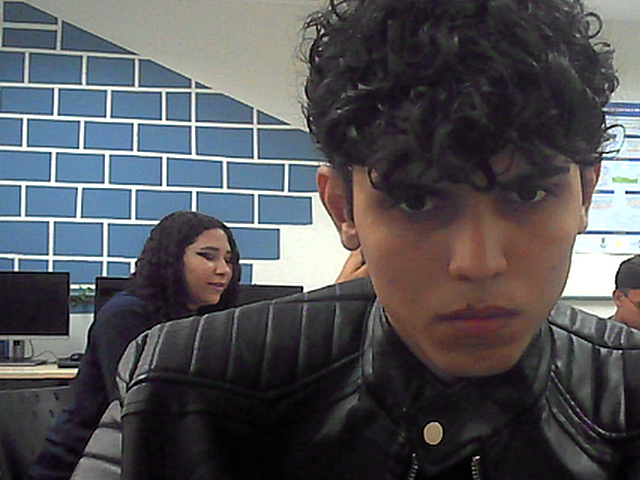
#> input picture capturas/captura_2026-09-18_12-53-43.png, 640 x 480 px
$ python -i modos_leitura.py   (imports and definitions only)
#> lines starting #> are read from the running program, lines starting #| are printed output that depends on the picture; after the words box and inside, x2 and y2 are one past the last pixel; in counts of white or black regions, pixels touching at a corner belong together
#> further down, picture is the input picture: shape (480, 640, 3); mean B, G, R 86.8, 82.7, 82.7
import cv2
import numpy as np


MODOS = [
    "cor_melhorada",
    "cinza",
    "alto_contraste",
    "texto_pb",
    "texto_invertido",
    "amarelo_preto",
]

NOMES = {
    "cor_melhorada": "Cor melhorada",
    "cinza": "Escala de cinza",
    "alto_contraste": "Alto contraste",
    "texto_pb": "Preto no branco",
    "texto_invertido": "Branco no preto",
    "amarelo_preto": "Amarelo no preto",
}


def _gray(frame):
    return cv2.cvtColor(frame, cv2.COLOR_BGR2GRAY)
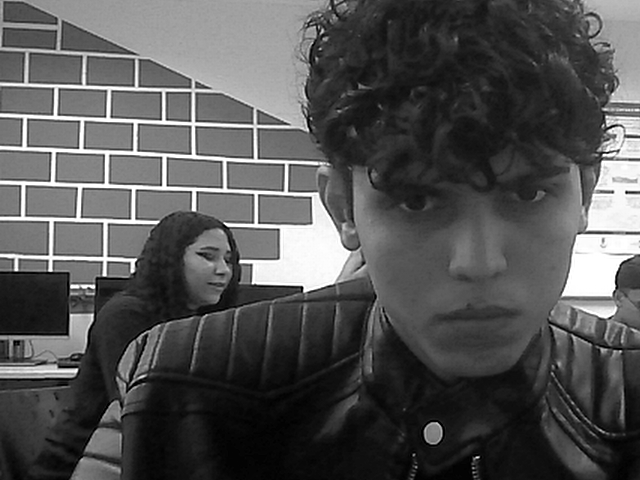
#> returned value: shape (480, 640); min 0, max 255, mean 83.2


def _texto_binario(frame):
    gray = _gray(frame)

    clahe = cv2.createCLAHE(
        clipLimit=2.2,
        tileGridSize=(8, 8),
    )
    gray = clahe.apply(gray)
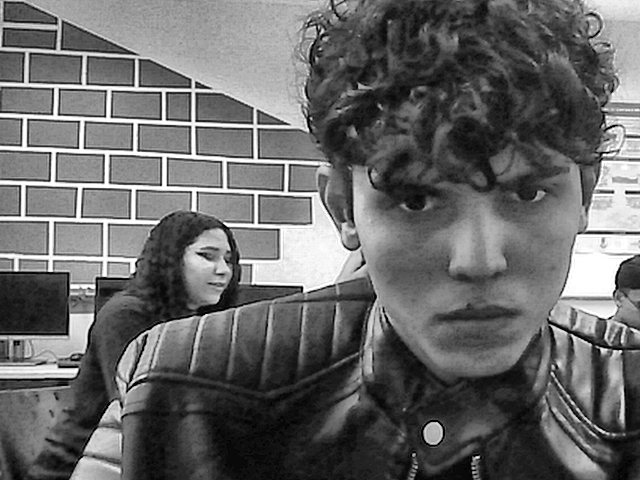
#> gray: shape (480, 640); min 0, max 255, mean 103.8

    gray = cv2.GaussianBlur(gray, (3, 3), 0)

    return cv2.adaptiveThreshold(
        gray,
        255,
        cv2.ADAPTIVE_THRESH_GAUSSIAN_C,
        cv2.THRESH_BINARY,
        35,
        8,
    )
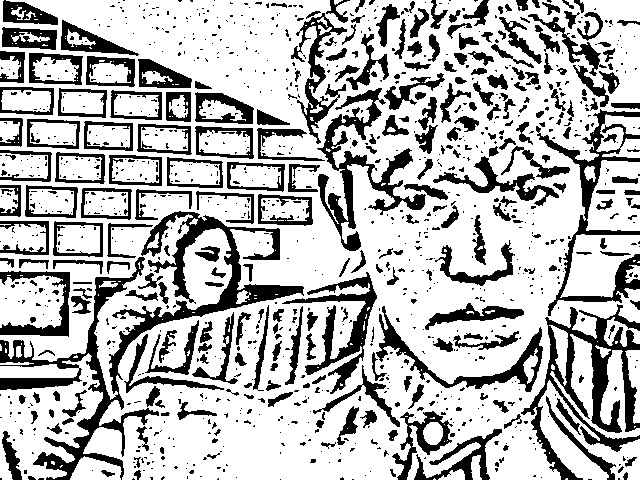
#> returned value: shape (480, 640); 71.8% white; 1157 black regions (873 under 20 px), largest, box (x1, y1, x2, y2) and area: (0, 211, 304, 480) 11051, (521, 304, 640, 480) 5829, (317, 88, 426, 251) 4159


def aplicar_modo(frame, modo):
    if frame is None:
        return None

    if modo == "cinza":
        gray = _gray(frame)
        return cv2.cvtColor(gray, cv2.COLOR_GRAY2BGR)

    if modo == "alto_contraste":
        gray = _gray(frame)
        clahe = cv2.createCLAHE(
            clipLimit=3.0,
            tileGridSize=(8, 8),
        )
        out = clahe.apply(gray)
        return cv2.cvtColor(out, cv2.COLOR_GRAY2BGR)

    if modo == "texto_pb":
        out = _texto_binario(frame)
        return cv2.cvtColor(out, cv2.COLOR_GRAY2BGR)

    if modo == "texto_invertido":
        out = cv2.bitwise_not(_texto_binario(frame))
        return cv2.cvtColor(out, cv2.COLOR_GRAY2BGR)

    if modo == "amarelo_preto":
        mask = cv2.bitwise_not(_texto_binario(frame))
        out = np.zeros((*mask.shape, 3), dtype=np.uint8)
        out[mask > 0] = (0, 255, 255)
        return out

    return frame.copy()

>>> import cv2
>>> picture = cv2.imread('../capturas/captura_2026-09-18_12-53-43.png')
>>> result = _texto_binario(picture)

$ run again, on capturas/captura_2026-09-18_12-54-20.png
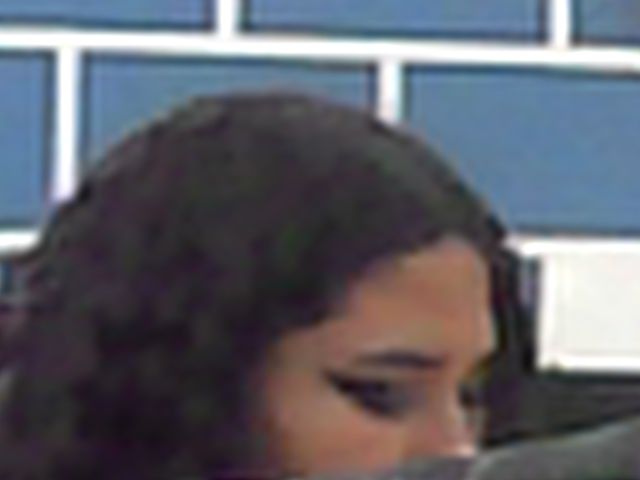
#> input picture capturas/captura_2026-09-18_12-54-20.png, 640 x 480 px
#> picture is the input picture: shape (480, 640, 3); mean B, G, R 104.5, 96, 94.9
#> in _texto_binario, `gray = clahe.apply(gray)`:
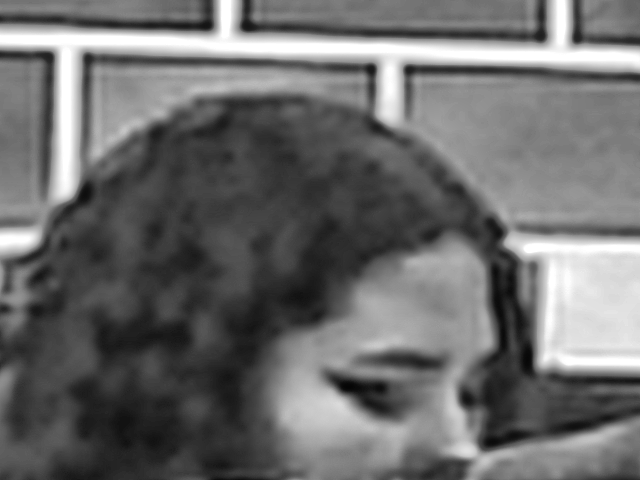
#> gray: shape (480, 640); min 5, max 255, mean 108.3
#> in _texto_binario, `return cv2.adaptiveThreshold( gray, 255, cv2.ADAPTIVE_THRESH_GAUSSIAN_..`:
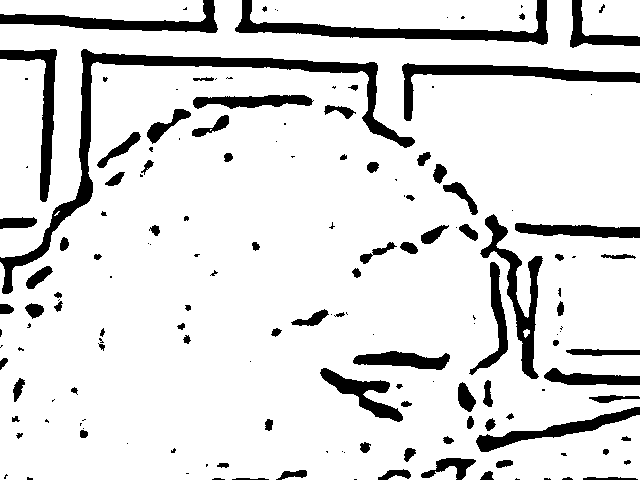
#> returned value: shape (480, 640); 87.3% white; 161 black regions (69 under 20 px), largest, box (x1, y1, x2, y2) and area: (0, 49, 415, 294) 6484, (235, 0, 548, 45) 3618, (402, 63, 640, 121) 2746
